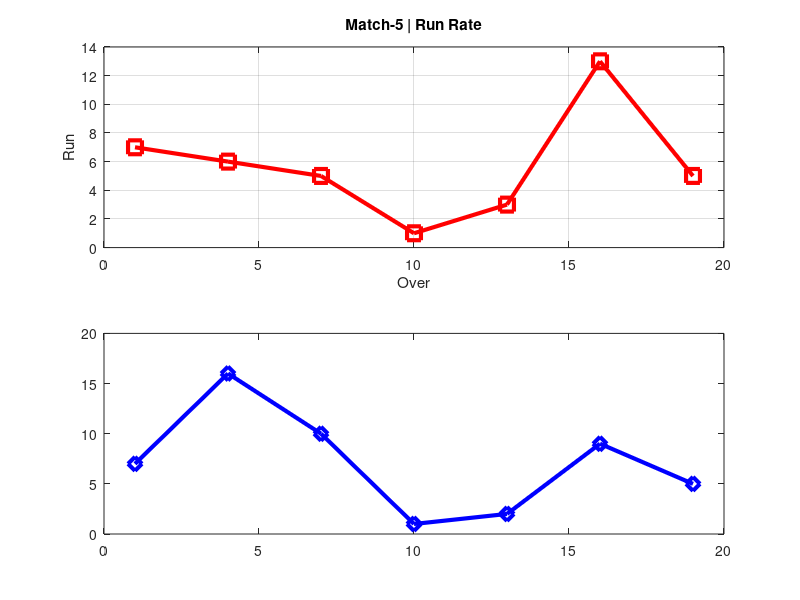

Recreate this plot in MATLAB.
%Data Visualization
%Plotting Data
% Video : https://youtu.be/849fXAOPekA

A= [ 1 :3:20 ]
B = [ 7 6 5 1 3 13 5 ]
C = [ 7 16 10 1 2 9 5 ]


figure
subplot(2,1,1)
plot(A,B,'-sr','Linewidth',3, 'Markersize',10)
xlabel('Over')
ylabel('Run')
title('Match-5 | Run Rate')
grid on

subplot(2,1,2)
plot(A,C,'-db','Linewidth',3, 'Markersize',10)

